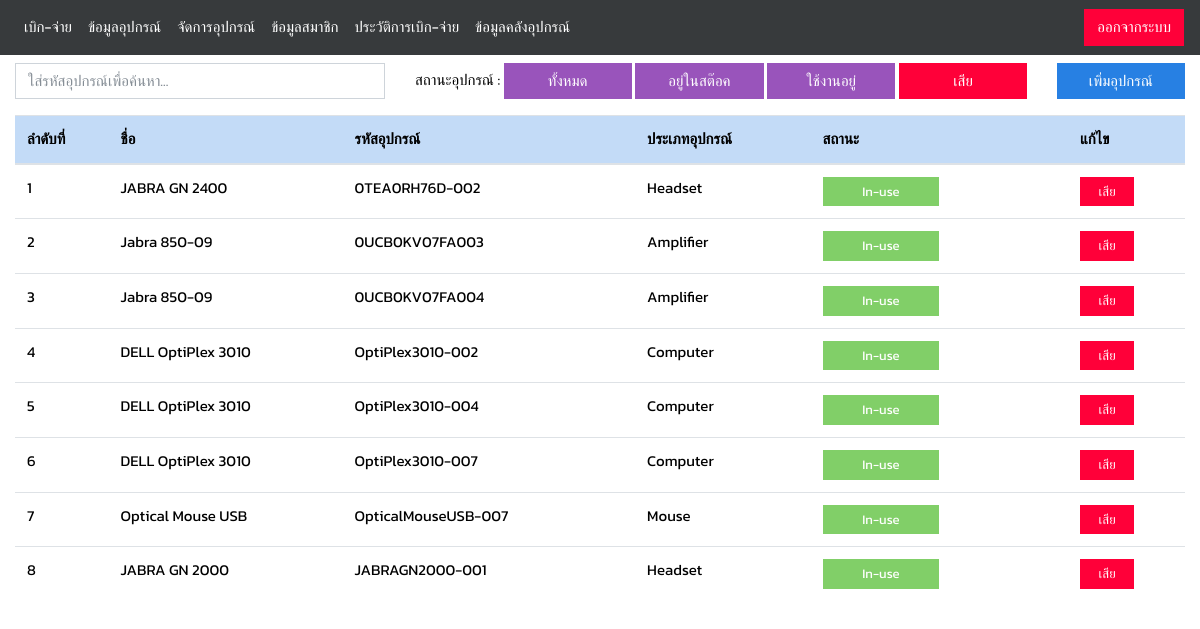
/php/equipment-out.php (signed in), run on the app's committed database.
### tables this page shows
CREATE TABLE `tbl_equipment` (
  `eq_id` int(3) NOT NULL,
  `eq_name` varchar(40) NOT NULL,
  `eq_serial_number` varchar(30) NOT NULL,
  `eq_type` varchar(30) NOT NULL,
  `eq_status` varchar(10) NOT NULL
);

### class/class.equipment.php (called while the page is built, shortened)
<?php
class Equipment
{
    private $conn;
	public function __construct()
	{
		$database = new Database();
		$db = $database->Connection();
		$this->conn = $db;
    }
	public function runQuery($sql)
	{
		$stmt = $this->conn->prepare($sql);
		return $stmt;
	}
}
?>

### php/equipment-out.php (the view, shortened to what this page needs)
<?php
require_once("connect.php");
require_once("../class/class.equipment.php");
$eqt = new Equipment();
?>
  <!DOCTYPE html>
  <html lang="en">
  <head>
  </head>
  <body>
    <?php  include "navbar.php"; ?>
    <div class="container-fluid mt-2">
      <div class="row">
      <div class="container col-md-4">
        <input class="form-control col-md-12" id="myInput" type="text" placeholder="ใส่รหัสอุปกรณ์เพื่อค้นหา...">
      </div>
      <div class="container col-md-8">
      สถานะอุปกรณ์ :
      <a href="equipment.php" class="btn btn-info col-md-2">ทั้งหมด</a>
      <a href="equipment-in.php" class="btn btn-info col-md-2">อยู่ในสต๊อค</a>
      <a href="equipment-out.php" class="btn btn-info col-md-2">ใช้งานอยู่</a>
      <a href="equipment-broken.php" class="btn btn-danger col-md-2">เสีย</a>
      <a href="add_equipment.php" class="btn btn-primary col-md-2 float-right"><i class="fa fa-plus"></i> เพิ่มอุปกรณ์</a>
      </div>
      </div>
      <table class="table table-hover mt-3">
        <thead>
          <tr class="table-primary">
            <th scope="col">ลำดับที่</th>
            <th scope="col">ชื่อ</th>
            <th scope="col">รหัสอุปกรณ์</th>
            <th scope="col">ประเภทอุปกรณ์</th>
            <th scope="col">สถานะ</th>
            <th scope="col">แก้ไข</th>
          </tr>
        </thead>
    <?php
    $stmt = $eqt->runQuery("SELECT * FROM tbl_equipment WHERE eq_status = '"."out"."' AND eq_status != '"."broken"."'");
    $stmt->execute();
      $i = 1;
      while($row = $stmt->fetch(PDO::FETCH_ASSOC)) {
        ?>
         <form action="" method="post"onSubmit="if(!confirm('ต้องการเปลี่ยนแปลงข้อมูลอุปกรณ์นี้ ?')){return false;}">
          <tbody id="myTable">
            <tr>
              <td class="td-1">
              <?php echo $i; ?>
              </td>
              <td class="td-2"><?php echo $row["eq_name"]; ?></td>
              <td class="td-3"><?php echo $row["eq_serial_number"]; ?></td>
              <td class="td-4"><?php echo $row["eq_type"]; ?></td>
              <td class="td-5">
              <?php
               if($row["eq_status"] == "out"){
                echo "<button type='button' class='btn btn-success btn-sm col-md-6 disabled btn-block'>In-use</button>";
               }
               ?>
              </td>
              <td class="td-6">
                  <button typre="submit" class="btn btn-danger btn-sm col-md-7" name="btn-broken"><i class="fas fa-trash"></i> เสีย</button>
              </td>
            </tr>
          </tbody>
          </form>
          <?php  $i++;}?>
      </table>
    </div>
  </body>
  </html>

### php/navbar.php (shortened to what this page needs)
<!DOCTYPE html>
<html lang="en">
<head>
    <link rel="stylesheet" href="../css/cosmo.css">
    <link rel="stylesheet" href="https://use.fontawesome.com/releases/v5.2.0/css/all.css"integrity="sha384-hWVjflwFxL6sNzntih27bfxkr27PmbbK/iSvJ+a4+0owXq79v+lsFkW54bOGbiDQ">
    <link rel="stylesheet" href="http://code.jquery.com/ui/1.11.4/themes/smoothness/jquery-ui.css">
</head>
<body>
<nav class="navbar navbar-expand-lg navbar-dark bg-dark">
  <div class="collapse navbar-collapse" id="navbarColor02">
    <ul class="navbar-nav mr-auto">
      <li class="nav-item active">
        <a class="nav-link" href="homepage.php"> เบิก-จ่าย</span></a>
      </li>
      <li class="nav-item active">
        <a class="nav-link" href="manage-data.php">ข้อมูลอุปกรณ์</a>
      </li>
      <li class="nav-item active">
        <a class="nav-link" href="equipment.php">จัดการอุปกรณ์</a>
      </li>
      <li class="nav-item active">
        <a class="nav-link" href="manage-member.php">ข้อมูลสมาชิก</a>
      </li>
      <li class="nav-item active">
        <a class="nav-link" href="case.php">ประวัติการเบิก-จ่าย</a>
      </li>
      <li class="nav-item active">
        <a class="nav-link" href="export.php">ข้อมูลคลังอุปกรณ์</a>
      </li>
    </ul>
    <form class="form-inline my-2 my-lg-0">
      <a href="logout.php" class="btn btn-danger my-2 my-sm-0" >
      <i class="fas fa-sign-out-alt"></i> ออกจากระบบ</a>
    </form>
  </div>
</nav>
</body>
</html>

### php/equipment-out.php (style rules this page uses)
.td-1 { width: 8%; }
.td-2 { width: 20%; }
.td-3 { width: 25%; }
.td-4 { width: 15%; }
.td-5 { width: 22%; }
.td-6 { width: 10%; }

### php/navbar.php (style rules this page uses)
body { font-family: 'Kanit', sans-serif; color: #000; }

### data on the page
tbl_equipment: eq_name "JABRA GN 2400", eq_serial_number "0TEA0RH76D-002", eq_type "Headset", eq_status "In-use"
tbl_equipment: eq_name "Jabra 850-09", eq_serial_number "0UCB0KV07FA003", eq_type "Amplifier", eq_status "In-use"
tbl_equipment: eq_name "Jabra 850-09", eq_serial_number "0UCB0KV07FA004", eq_type "Amplifier", eq_status "In-use"
tbl_equipment: eq_name "DELL OptiPlex 3010", eq_serial_number "OptiPlex3010-002", eq_type "Computer", eq_status "In-use"
tbl_equipment: eq_name "DELL OptiPlex 3010", eq_serial_number "OptiPlex3010-004", eq_type "Computer", eq_status "In-use"
tbl_equipment: eq_name "DELL OptiPlex 3010", eq_serial_number "OptiPlex3010-007", eq_type "Computer", eq_status "In-use"
tbl_equipment: eq_name "Optical Mouse USB", eq_serial_number "OpticalMouseUSB-007", eq_type "Mouse", eq_status "In-use"
tbl_equipment: eq_name "JABRA GN 2000", eq_serial_number "JABRAGN2000-001", eq_type "Headset", eq_status "In-use"
